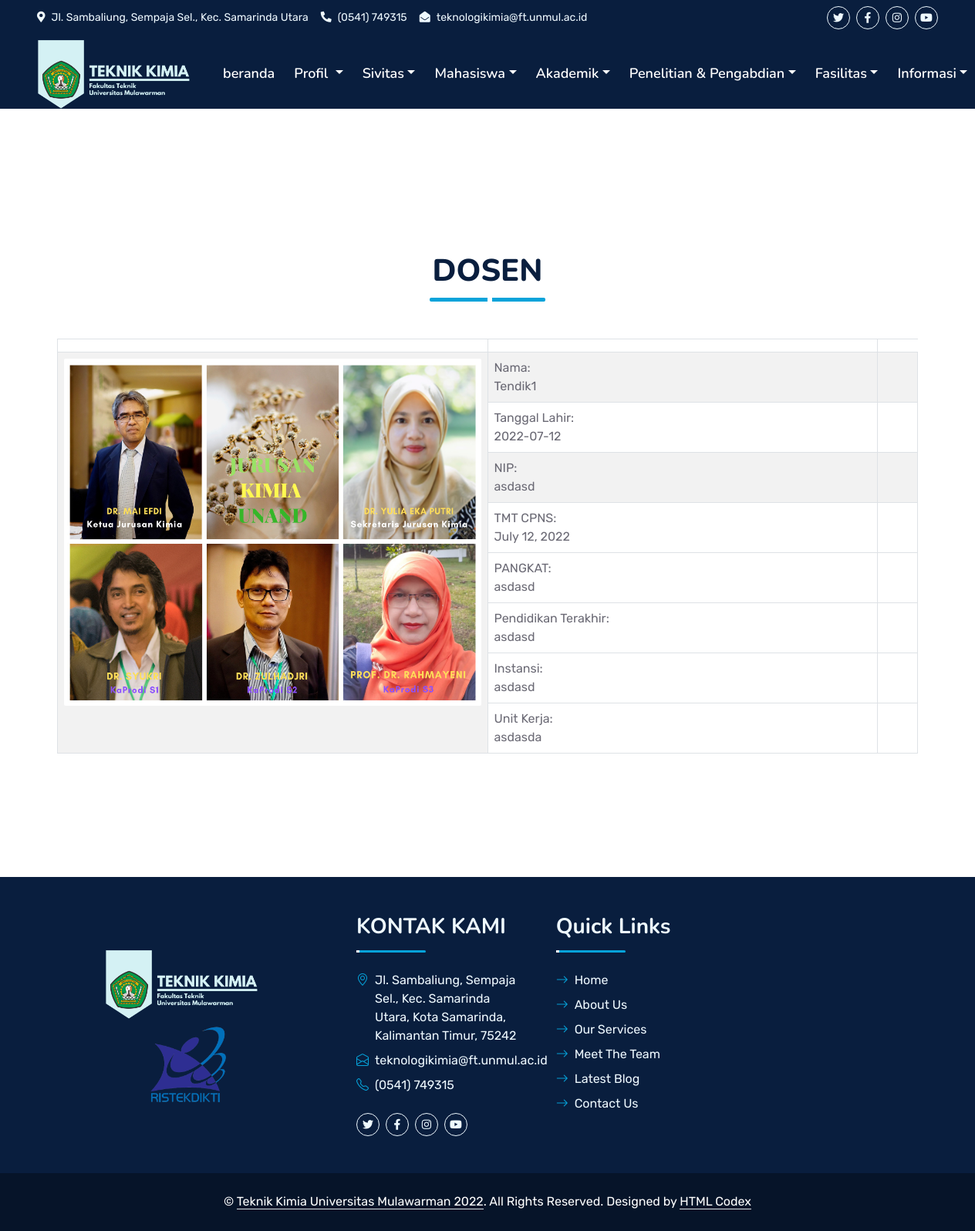
The app's page /detail_tendik/1 with its own data.
### website/models.py (models this page shows, shortened)
class Tendik(models.Model):
    nama = models.CharField(max_length=50)
    foto = models.FileField(upload_to=_upload_path, validators=[
        FileExtensionValidator(['jpg']), file_size])
    NIP = models.CharField(max_length=50)
    Tanggal_Lahir = models.DateField()
    TMT_CPNS = models.DateField(blank=True, null=True)
    TMT_PNS = models.DateField(blank=True, null=True)
    PANGKAT = models.CharField(max_length=50, blank=True, null=True)
    pendidikan = models.CharField(max_length=50)
    instansi = models.CharField(max_length=50)
    unit_kerja = models.CharField(max_length=50)
    created_at = models.DateTimeField(auto_now_add=True)
    updated_at = models.DateTimeField(auto_now=True)
    class Meta:
        verbose_name_plural = "Tendik"

### website/views.py (the view)
# urls.py: path('detail_tendik/<int:pk>', views.detail_tendik, name='detail_tendik'),
def detail_tendik(request, pk):
    tendiks = models.Tendik.objects.get(id=pk)
    context = {
        'rows': tendiks,
    }
    return render(request, 'website/detail_tendik.html', context)

### templates/website/detail_tendik.html (shortened to what this page needs)
{% extends 'website/base1.html' %}
{% load static %}
{% block body %}
    <div class="container-fluid py-5 wow fadeInUp" data-wow-delay="0.1s">
        <div class="container py-5">
            <div class="section-title text-center position-relative pb-3 mb-5 mx-auto" style="max-width: 600px;">
                <h1 class="mb-0">DOSEN</h1>
            </div>
            <div class="row g-5">
                                        <div class="table-responsive">
                                            <table id="example" class="table table-striped table-bordered">
                                    <thead>
                                        <tr>
                                            <th style="width: 50%"></th>
                                            <th></th>
                                        </tr>
                                    </thead>
                                    <tbody>
                                            <tr>
                                                <td rowspan="12"><img class="img-fluid w-100 rounded mb-5" src="{{rows.foto.url}}" alt="" style="width: 300px; height: 450px;"></td>
                                                <td>
                                                    Nama:</br>
                                                {{ rows.nama }}
                                                <td>
                                            </tr>
                                            <tr>
                                                <td>
                                                    Tanggal Lahir:</br>
                                                {{ rows.Tanggal_Lahir|safe }}
                                                <td>
                                            </tr>
                                            {% if rows.NIP is not none  %}
                                            <tr>
                                                <td>
                                                    NIP:</br>
                                                {{ rows.NIP}}
                                                <td>
                                            </tr>
                                            {% endif %}
                                            {% if rows.TMT_CPNS is not none  %}
                                            <tr>
                                                <td>
                                                    TMT CPNS:</br>
                                                {{ rows.TMT_CPNS }}
                                                <td>
                                            </tr>
                                            {% endif %}
                                            {% if rows.PANGKAT is not none  %}
                                            <tr>
                                                <tr>
                                                <td>
                                                    PANGKAT:</br>
                                                {{ rows.PANGKAT }}
                                                <td>
                                            </tr>
                                            {% endif %}
                                            <tr>
                                                <tr>
                                                <td>
                                                    Pendidikan Terakhir:</br>
                                                {{ rows.pendidikan }}
                                                <td>
                                            </tr>
                                            <tr>
                                                <tr>
                                                <td>
                                                    Instansi:</br>
                                                {{ rows.instansi }}
                                                <td>
                                            </tr>
                                            <tr>
                                                <tr>
                                                <td>
                                                    Unit Kerja:</br>
                                                {{ rows.unit_kerja }}
                                                <td>
                                            </tr>
                                    </tbody>
                                </table>
                                </div>
                </div>
            </div>
        </div>
{% endblock %}

### static/css/style.css (style rules this page uses)
:root { --primary: #06A3DA; --secondary: #34AD54; --light: #EEF9FF; --dark: #091E3E; }
h1, h2, .fw-bold { font-weight: 800 !important; }
.section-title::before { position: absolute; content: ""; width: 150px; height: 5px; left: 0; bottom: 0; background: var(--primary); border-radius: 2px; }
.section-title.text-center::before { left: 50%; margin-left: -75px; }
.section-title::after { position: absolute; content: ""; width: 6px; height: 5px; bottom: 0px; background: #FFFFFF; -webkit-animation: section-title-run 5s infinite linear; animation: section-title-run 5s infinite linear; }
.section-title.text-center::after { -webkit-animation: section-title-run-center 5s infinite linear; animation: section-title-run-center 5s infinite linear; }

### records on screen
Tendik: foto (picture), nama "Tendik1", Tanggal_Lahir "2022-07-12", NIP "asdasd", TMT_CPNS "July 12, 2022", PANGKAT "asdasd", pendidikan "asdasd", instansi "asdasd", unit_kerja "asdasda"
